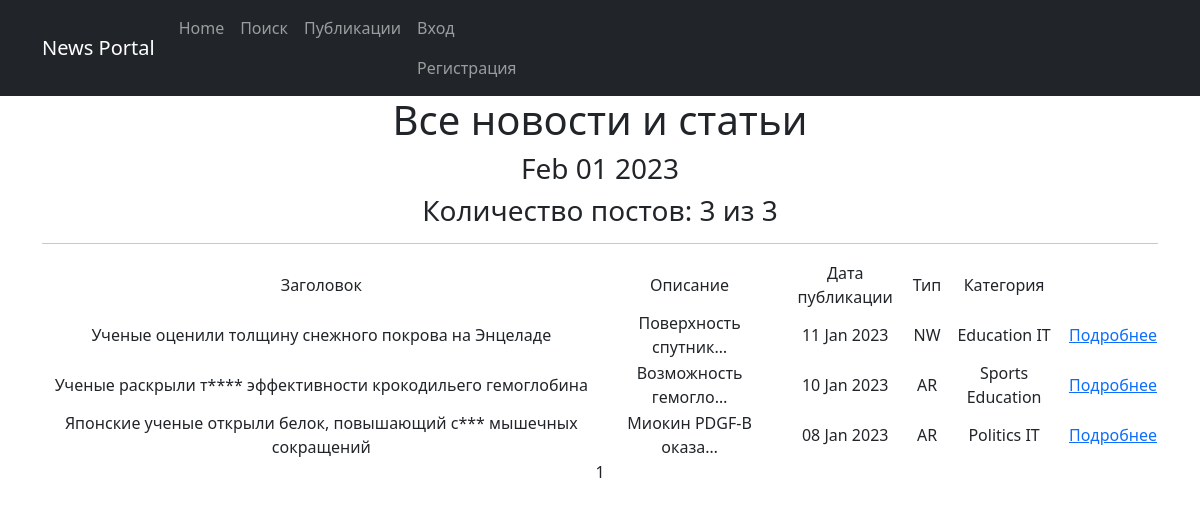
/posts/, run on an earlier commit of the app's database.
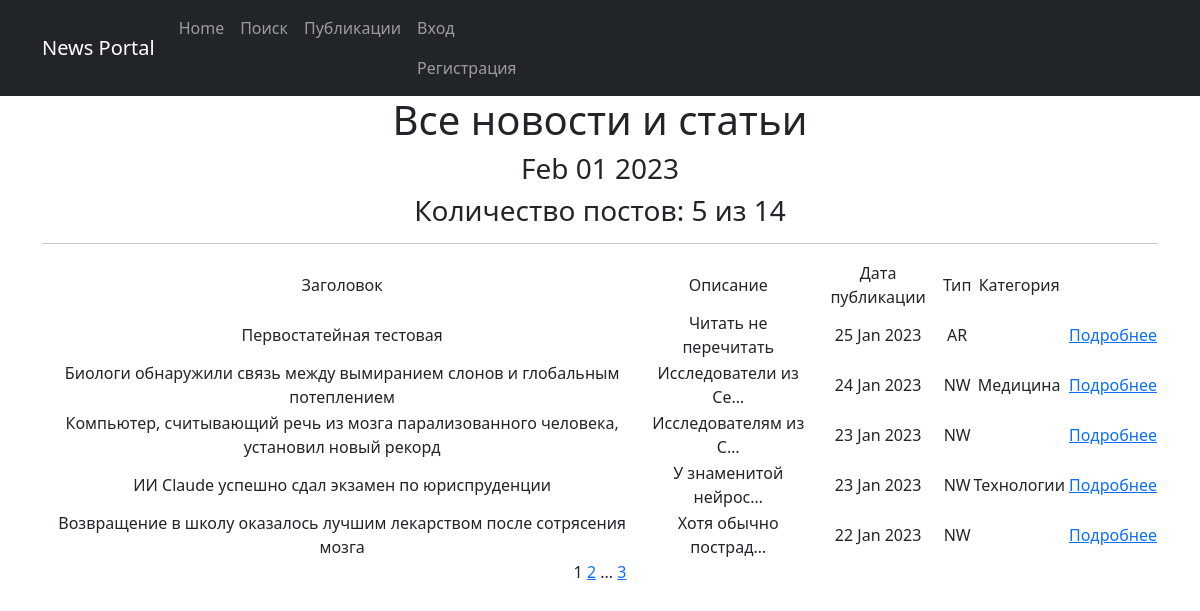
And on a later commit of the database.
### portal/models.py (models this page shows, shortened)
class Post(models.Model):
    NEWS = 'NW'
    ARTICLE = 'AR'
    CATEGORY_CHOICES = [
        (NEWS, 'Новость'),
        (ARTICLE, 'Статья'),
    ]
    author = models.ForeignKey(Author, on_delete = models.CASCADE)
    category_type = models.CharField(max_length=2, choices=CATEGORY_CHOICES, default=NEWS)
    date_create = models.DateTimeField(auto_now_add=True)
    post_category = models.ManyToManyField(Category, through='PostCategory')
    title = models.CharField(max_length=128)
    text = models.TextField()
    rating = models.SmallIntegerField(default=0)

class Category(models.Model):
    name = models.CharField(max_length=64, unique=True)

### portal/views.py (the view)
# urls.py: path('', PostsList.as_view(), name='posts_list'),
class PostsList(ListView):
    model = Post
    ordering = '-date_create'
    template_name = 'posts.html'
    context_object_name = 'posts_list'
    paginate_by = 5
    def get_queryset(self):
        queryset = super().get_queryset()
        self.filterset = PostFilter(self.request.GET, queryset)
        return self.filterset.qs
    def get_context_data(self, **kwargs):
        context = super().get_context_data(**kwargs)
        user = self.request.user
        context['filterset'] = self.filterset
        return context

### portal/templatetags/custom_filters.py (called while the page is built)
@register.filter()
def censor(value):
    bad_words = ['тайну', 'силу', 'глубина', 'кислород']
    if not isinstance(value, str):
        raise TypeError(f"unresolved type '{type(value)}' expected type 'str'")
    for word in value.split():
        if word.lower() in bad_words:
            value = value.replace(word, f'{word[0]}{"*" * (len(word)-1)}')
    return value

### portal/templatetags/custom_tags.py (called while the page is built)
@register.simple_tag(takes_context=True)
def url_replace(context, **kwargs):
    d = context['request'].GET.copy()
    for k, v in kwargs.items():
        d[k] = v
    return d.urlencode()

@register.simple_tag()
def current_time(format_string='%b %d %Y'):
    return datetime.utcnow().strftime(format_string)

### templates/posts.html (shortened to what this page needs)
{% extends 'flatpages/default.html' %}
{% load custom_filters %}
{% load custom_tags %}
{% block content %}
    <h1>Все новости и статьи</h1>
    <h3>{% current_time '%b %d %Y' %}</h3>
    <h3>Количество постов: {{ posts_list|length }} из {{ paginator.count }}</h3>
    <hr>
    {% if posts_list %}
        <table align="center">
            <tr>
                <td>Заголовок</td>
                <td>Описание</td>
                <td>Дата публикации</td>
                <td>Тип</td>
                <td>Категория</td>
            </tr>
            {% for post in posts_list %}
            <tr>
                <td>{{ post.title|censor }}</td>
                <td>{{ post.text|censor|truncatechars:20 }}</td>
                <td>{{ post.date_create|date:'d M Y' }}</td>
                <td>{{ post.category_type }}</td>
                <td>
                    {% for n in post.post_category.all %}
                        {{ n.name }}
                    {% endfor %}
                </td>
                <td>
                </td>
                <td><a href="{{ post.id }}">Подробнее</a></td>
            </tr>
            {% endfor %}
        </table>
    {% else %}
        <h3>Постов нет!</h3>
    {% endif %}
    {{ page_obj.number }}
    {% if page_obj.has_next %}
        <a href="?{% url_replace page=page_obj.next_page_number %}">{{ page_obj.next_page_number }}</a>
        {% if paginator.num_pages != page_obj.next_page_number %}
            ...
            <a href="?{% url_replace page=page_obj.paginator.num_pages %}">{{ page_obj.paginator.num_pages }}</a>
        {% endif %}
    {% endif %}
{% endblock content %}

What changed in the data, as far as the page shows it:
no longer on this page (row unchanged): Post: title|censor "Ученые оценили толщину снежного покрова на Энцеладе", text|censor "Поверхность спутник…", date_create "11 Jan 2023", category_type "NW"
no longer on this page (row edited): Category: name "Education"
no longer on this page (row edited): Category: name "IT"
no longer on this page (row unchanged): Post: title|censor "Ученые раскрыли т**** эффективности крокодильего гемоглобина", text|censor "Возможность гемогло…", date_create "10 Jan 2023", category_type "AR", Category (name "Sports")
no longer on this page (row edited): Post: title|censor "Японские ученые открыли белок, повышающий с*** мышечных сокращений", text|censor "Миокин PDGF-B оказа…", date_create "08 Jan 2023", category_type "AR", Category (name "Politics")
added Post: title|censor "Первостатейная тестовая", text|censor "Читать не перечитать", date_create "25 Jan 2023", category_type "AR"
added Post: title|censor "Биологи обнаружили связь между вымиранием слонов и глобальным потеплением", text|censor "Исследователи из Се…", date_create "24 Jan 2023", category_type "NW", Category (name "Медицина")
added Post: title|censor "Компьютер, считывающий речь из мозга парализованного человека, установил новый рекорд", text|censor "Исследователям из С…", date_create "23 Jan 2023", category_type "NW"
added Post: title|censor "ИИ Claude успешно сдал экзамен по юриспруденции", text|censor "У знаменитой нейрос…", date_create "23 Jan 2023", category_type "NW", Category (name "Технологии")
added Post: title|censor "Возвращение в школу оказалось лучшим лекарством после сотрясения мозга", text|censor "Хотя обычно пострад…", date_create "22 Jan 2023", category_type "NW"
Also different on the page:
{{ posts_list|length }}: "3" → "5"
{{ paginator.count }}: "3" → "14"
{{ page_obj.next_page_number }}: (not shown) → "2"
{{ page_obj.paginator.num_pages }}: (not shown) → "3"
